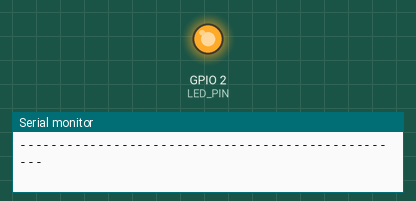
The sketch below on a simulated ESP32. Shown: output pins drawn as LEDs (lit = HIGH), the last lines printed to the serial monitor.

Above: at 1.5 s.
At 35.3 s:
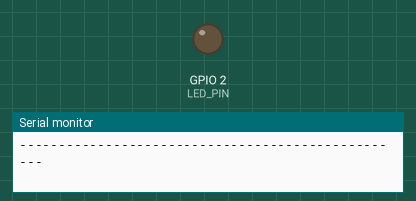
Timing chart, 0 to 40.0 s (numbered marks = the images above):
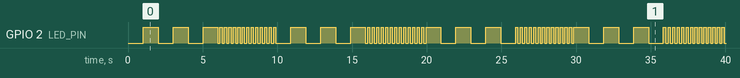

Measured:
- by itself, GPIO 2 (LED_PIN): moves between LOW and HIGH, repeating every 30.0 s
- by itself, everything shown: repeats every 30.0 s, in 98 steps

The sketch:

sketch.ino
```cpp
/*
 * SensorGrid - ESP32 State Sequence LED Controller
 * Task: Control ESP32 LED from a programmed state sequence:
 *       - NORMAL = Blink slowly (1000ms ON, 1000ms OFF)
 *       - ALERT  = Blink rapidly (150ms ON, 150ms OFF)
 *
 * Pinout:
 *   - ESP32 GPIO 2 (D2) -> 220 Ohm Resistor -> Red LED Anode (+)
 *   - Red LED Cathode (-) -> ESP32 GND
 */

#define LED_PIN 2

// System State Definition
enum SystemState {
    STATE_NORMAL,
    STATE_ALERT
};

// Current active state
SystemState currentState = STATE_NORMAL;

// Timing parameters (in milliseconds)
const unsigned long NORMAL_BLINK_INTERVAL = 1000; // Slow blink: 1s ON, 1s OFF
const unsigned long ALERT_BLINK_INTERVAL  = 150;  // Rapid blink: 150ms ON, 150ms OFF

// Duration to stay in each programmed state before switching
const unsigned long NORMAL_STATE_DURATION = 6000; // 6 seconds in NORMAL mode
const unsigned long ALERT_STATE_DURATION  = 4000; // 4 seconds in ALERT mode

// Timestamp trackers for non-blocking execution
unsigned long lastBlinkTime = 0;
unsigned long lastStateSwitchTime = 0;
bool ledState = LOW;

void setup() {
    Serial.begin(115200);
    delay(1000); // Allow serial monitor to stabilize

    pinMode(LED_PIN, OUTPUT);
    digitalWrite(LED_PIN, LOW);

    Serial.println("==================================================");
    Serial.println(" SensorGrid IoT - ESP32 State Sequence Controller");
    Serial.println(" Pin Configuration: GPIO 2 -> Resistor -> Red LED");
    Serial.println(" Sequence: NORMAL (Slow Blink) -> ALERT (Fast Blink)");
    Serial.println("==================================================");

    printStateChange(currentState);
}

void loop() {
    unsigned long currentMillis = millis();

    // 1. Programmed State Sequence Manager
    if (currentState == STATE_NORMAL) {
        if (currentMillis - lastStateSwitchTime >= NORMAL_STATE_DURATION) {
            currentState = STATE_ALERT;
            lastStateSwitchTime = currentMillis;
            printStateChange(currentState);
        }
    } else if (currentState == STATE_ALERT) {
        if (currentMillis - lastStateSwitchTime >= ALERT_STATE_DURATION) {
            currentState = STATE_NORMAL;
            lastStateSwitchTime = currentMillis;
            printStateChange(currentState);
        }
    }

    // 2. LED Blink Rate Controller based on current state
    unsigned long currentBlinkInterval = (currentState == STATE_NORMAL)
                                         ? NORMAL_BLINK_INTERVAL
                                         : ALERT_BLINK_INTERVAL;

    if (currentMillis - lastBlinkTime >= currentBlinkInterval) {
        lastBlinkTime = currentMillis;
        ledState = !ledState;
        digitalWrite(LED_PIN, ledState);

        // Optional telemetry print
        // Serial.printf("Time: %lu ms | State: %s | LED: %s\n",
        //     currentMillis,
        //     (currentState == STATE_NORMAL ? "NORMAL" : "ALERT"),
        //     (ledState ? "ON" : "OFF")
        // );
    }
}

void printStateChange(SystemState state) {
    Serial.println("\n--------------------------------------------------");
    if (state == STATE_NORMAL) {
        Serial.println("[STATE CHANGE] >> Current State: NORMAL");
        Serial.println("Behavior: Environmental conditions normal. Blinking SLOWLY (1000ms interval).");
    } else {
        Serial.println("[STATE CHANGE] >> Current State: ALERT!");
        Serial.println("Behavior: Threshold breach detected! Blinking RAPIDLY (150ms interval).");
    }
    Serial.println("--------------------------------------------------");
}
```
